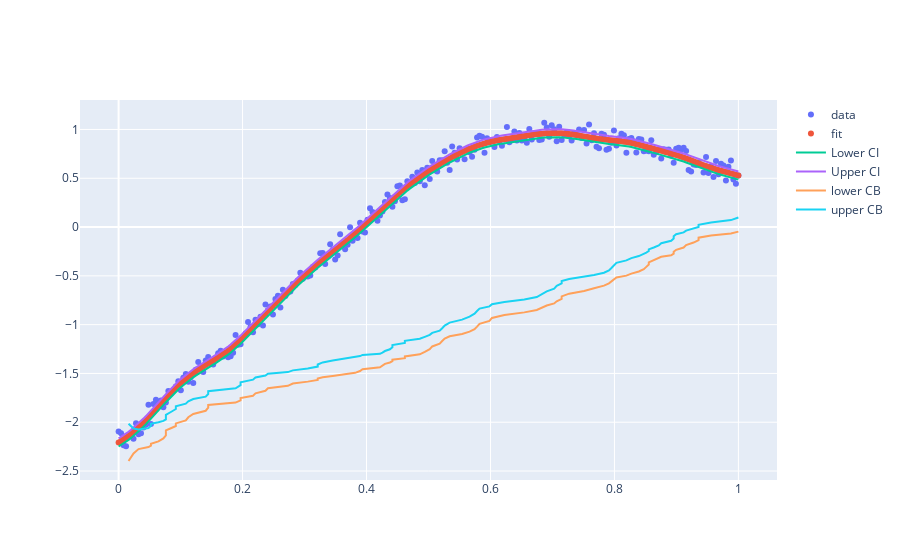

Notebook source saved alongside this figure:
### Code cell
fig = go.Figure()
fig.add_trace(go.Scatter(x=x, y=y, mode="markers", name="data"))
fig.add_trace(go.Scatter(x=x, y=M.basis @ M.coef_, mode="markers", name="fit"))
fig.add_trace(go.Scatter(x=x, y=y_m, mode="lines", name="Lower CI"))
fig.add_trace(go.Scatter(x=x, y=y_p, mode="lines", name="Upper CI"))
fig.add_trace(go.Scatter(x=rx, y=CB_bonferroni(x=x)[0], mode="lines", name="lower CB"))
fig.add_trace(go.Scatter(x=rx, y=CB_bonferroni(x=x)[1], mode="lines", name="upper CB"))

### Figure 1 — Plotly figure (JSON) as saved in the notebook; plotly's stock layout.template omitted (floating-point values rounded to 4 significant figures; data arrays with more than 128 entries replaced by an {"elided": "..."} marker saying what was removed)
{"data": [{"mode": "markers", "name": "data", "type": "scatter", "x": {"elided": "250 float values"}, "y": {"elided": "250 float values"}}, {"mode": "markers", "name": "fit", "type": "scatter", "x": {"elided": "250 float values"}, "y": {"elided": "250 float values"}}, {"mode": "lines", "name": "Lower CI", "type": "scatter", "x": {"elided": "250 float values"}, "y": {"elided": "250 float values"}}, {"mode": "lines", "name": "Upper CI", "type": "scatter", "x": {"elided": "250 float values"}, "y": {"elided": "250 float values"}}, {"mode": "lines", "name": "lower CB", "type": "scatter", "x": [0.01606, 0.0241, 0.03213, 0.04819, 0.05221, 0.05221, 0.06426, 0.07229, 0.07631, 0.07631, 0.07631, 0.08434, 0.09237, 0.09237, 0.1084, 0.1124, 0.1205, 0.1406, 0.1446, 0.1446, 0.1888, 0.1968, 0.1968, 0.2169, 0.2209, 0.2369, 0.241, 0.2731, 0.2811, 0.3052, 0.3213, 0.3213, 0.3293, 0.3454, 0.3655, 0.3815, 0.3896, 0.3936, 0.4217, 0.4257, 0.4297, 0.4378, 0.4418, 0.4418, 0.4618, 0.4618, 0.4859, 0.494, 0.502, 0.506, 0.5181, 0.5221, 0.5261, 0.5341, 0.5542, 0.5663, 0.5743, 0.5783, 0.5823, 0.5984, 0.6024, 0.6225, 0.6546, 0.6747, 0.6827, 0.6908, 0.7028, 0.7068, 0.7149, 0.7149, 0.7269, 0.751, 0.7671, 0.7831, 0.7912, 0.7952, 0.7992, 0.8032, 0.8193, 0.8273, 0.8394, 0.8474, 0.8514, 0.8554, 0.8554, 0.8635, 0.8715, 0.8755, 0.8916, 0.8956, 0.8956, 0.8996, 0.9116, 0.9157, 0.9277, 0.9357, 0.9357, 0.9558, 0.988, 1], "y": {"elided": "250 float values"}}, {"mode": "lines", "name": "upper CB", "type": "scatter", "x": [0.01606, 0.0241, 0.03213, 0.04819, 0.05221, 0.05221, 0.06426, 0.07229, 0.07631, 0.07631, 0.07631, 0.08434, 0.09237, 0.09237, 0.1084, 0.1124, 0.1205, 0.1406, 0.1446, 0.1446, 0.1888, 0.1968, 0.1968, 0.2169, 0.2209, 0.2369, 0.241, 0.2731, 0.2811, 0.3052, 0.3213, 0.3213, 0.3293, 0.3454, 0.3655, 0.3815, 0.3896, 0.3936, 0.4217, 0.4257, 0.4297, 0.4378, 0.4418, 0.4418, 0.4618, 0.4618, 0.4859, 0.494, 0.502, 0.506, 0.5181, 0.5221, 0.5261, 0.5341, 0.5542, 0.5663, 0.5743, 0.5783, 0.5823, 0.5984, 0.6024, 0.6225, 0.6546, 0.6747, 0.6827, 0.6908, 0.7028, 0.7068, 0.7149, 0.7149, 0.7269, 0.751, 0.7671, 0.7831, 0.7912, 0.7952, 0.7992, 0.8032, 0.8193, 0.8273, 0.8394, 0.8474, 0.8514, 0.8554, 0.8554, 0.8635, 0.8715, 0.8755, 0.8916, 0.8956, 0.8956, 0.8996, 0.9116, 0.9157, 0.9277, 0.9357, 0.9357, 0.9558, 0.988, 1], "y": {"elided": "250 float values"}}], "layout": {"autosize": true, "xaxis": {"autorange": true, "range": [-0.05803, 1.058], "type": "linear"}, "yaxis": {"autorange": true, "range": [-2.593, 1.319], "type": "linear"}}}
